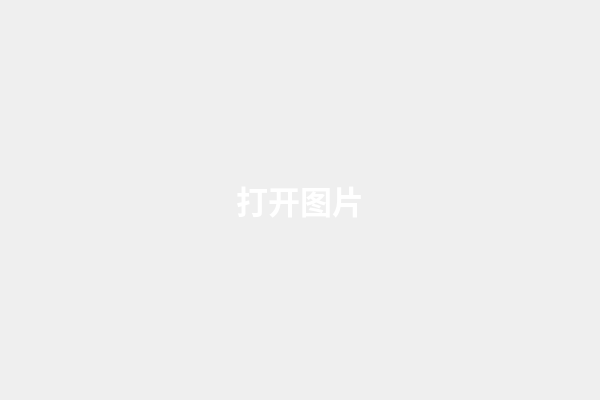
<?xml version="1.0" encoding="UTF-8"?>
<ui version="4.0">
 <class>TNotOpenWidgetClass</class>
 <widget class="QWidget" name="TNotOpenWidgetClass">
  <property name="geometry">
   <rect>
    <x>0</x>
    <y>0</y>
    <width>600</width>
    <height>400</height>
   </rect>
  </property>
  <property name="windowTitle">
   <string>TNotOpenWidget</string>
  </property>
  <layout class="QGridLayout" name="gridLayout">
   <property name="leftMargin">
    <number>0</number>
   </property>
   <property name="topMargin">
    <number>0</number>
   </property>
   <property name="rightMargin">
    <number>0</number>
   </property>
   <property name="bottomMargin">
    <number>0</number>
   </property>
   <property name="spacing">
    <number>0</number>
   </property>
   <item row="1" column="1">
    <widget class="QLabel" name="label">
     <property name="text">
      <string>&lt;html&gt;&lt;head/&gt;&lt;body&gt;&lt;p align=&quot;center&quot;&gt;&lt;img src=&quot;:/MainWindow/images/icons/MynauiImage.svg&quot;/&gt;&lt;/p&gt;&lt;p align=&quot;center&quot;&gt;&lt;span style=&quot; font-size:24pt; font-weight:700; color:#ffffff;&quot;&gt;打开图片&lt;/span&gt;&lt;/p&gt;&lt;/body&gt;&lt;/html&gt;</string>
     </property>
     <property name="alignment">
      <set>Qt::AlignmentFlag::AlignCenter</set>
     </property>
     <property name="margin">
      <number>10</number>
     </property>
    </widget>
   </item>
   <item row="1" column="0">
    <spacer name="horizontalSpacer">
     <property name="orientation">
      <enum>Qt::Orientation::Horizontal</enum>
     </property>
     <property name="sizeHint" stdset="0">
      <size>
       <width>40</width>
       <height>20</height>
      </size>
     </property>
    </spacer>
   </item>
   <item row="1" column="2">
    <spacer name="horizontalSpacer_2">
     <property name="orientation">
      <enum>Qt::Orientation::Horizontal</enum>
     </property>
     <property name="sizeHint" stdset="0">
      <size>
       <width>40</width>
       <height>20</height>
      </size>
     </property>
    </spacer>
   </item>
   <item row="2" column="1">
    <spacer name="verticalSpacer">
     <property name="orientation">
      <enum>Qt::Orientation::Vertical</enum>
     </property>
     <property name="sizeHint" stdset="0">
      <size>
       <width>20</width>
       <height>40</height>
      </size>
     </property>
    </spacer>
   </item>
   <item row="0" column="1">
    <spacer name="verticalSpacer_2">
     <property name="orientation">
      <enum>Qt::Orientation::Vertical</enum>
     </property>
     <property name="sizeHint" stdset="0">
      <size>
       <width>20</width>
       <height>40</height>
      </size>
     </property>
    </spacer>
   </item>
  </layout>
 </widget>
 <resources>
  <include location="mainwindow.qrc"/>
 </resources>
 <connections/>
</ui>
